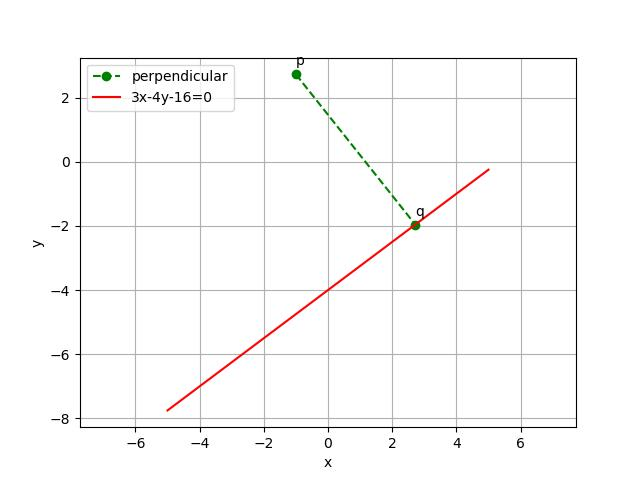

The script that drew this image:

import numpy as np
import matplotlib.pyplot as plt
from numpy import linalg as LA

a=np.array(([0,-4]))
p=np.array(([-1,3]))
m=np.array(([4,3]))
mt=m.transpose()
b=p-a
k=np.dot(mt,b)
l=np.dot(mt,m)
q=a+(k/l)*m
print('q=',q)

p1=p
p2=q
# Define x and y values
p1 = [p1[0],p2[0]]
p2 = [p1[1],p2[1]]
x=np.linspace(-5,5,100)
y1=(3*x-16)/4
plt.plot(p1, p2, 'o--g', label='perpendicular')
#y2=(5-4*x)/3
plt.plot(x,y1, '-r',label='3x-4y-16=0')
#plt.plot(x,y2, 'o--g',label='perpendicular')
plt.xlabel('x')
plt.ylabel('y')
plt.legend(loc='upper left')
plt.text(-1,3,'p')
plt.text(2.72,-1.7,'q')
plt.axis('equal')
plt.grid()
plt.show()
